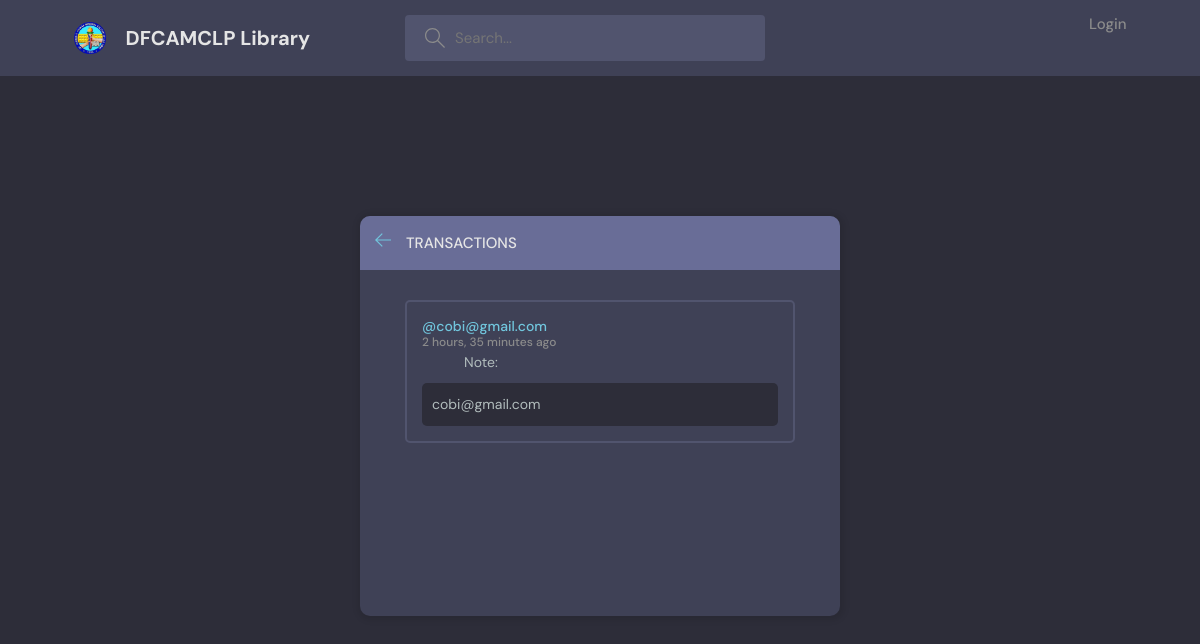
The page /activity/ on the database its author committed.
### base/models.py (models this page shows, shortened)
class Message(models.Model):
    user = models.ForeignKey(User, on_delete=models.CASCADE)
    room = models.ForeignKey(Room, on_delete=models.CASCADE)
    body = models.TextField()
    updated = models.DateTimeField(auto_now=True)
    created = models.DateTimeField(auto_now_add=True)
    class Meta:
        ordering = ['-updated', '-created']

class User(AbstractUser):
    name = models.CharField(max_length=200, null=True)
    email = models.EmailField(null = True, unique=True)
    bio = models.TextField(null=True)
    USERNAME_FIELD =  'email'
    REQUIRED_FIELDS = ['username']

### base/views.py (the view)
# urls.py: path('activity/', views.activityPage, name="activity"),
def activityPage(request):
    room_messages = Message.objects.all()
    return render (request, 'base/activity.html', {'room_messages':room_messages})

### base/templates/base/activity.html (shortened to what this page needs)
{% extends 'main.html' %} {% block content %}
    <main class="layout">
      <div class="container">
        <div class="layout__box">
          <div class="layout__boxHeader">
            <div class="layout__boxTitle">
              <a href="{% url 'home' %}">
                <svg version="1.1" xmlns="http://www.w3.org/2000/svg" width="32" height="32" viewBox="0 0 32 32">
                  <title>arrow-left</title>
                  <path
                    d="M13.723 2.286l-13.723 13.714 13.719 13.714 1.616-1.611-10.96-10.96h27.625v-2.286h-27.625l10.965-10.965-1.616-1.607z"
                  ></path>
                </svg>
              </a>
              <h3>Transactions</h3>
            </div>
          </div>
          <div class="activities-page layout__body">
            {% for message in room_messages %}
            <div class="activities__box">
              <div class="activities__boxHeader roomListRoom__header">
                <a
                  href="{% url 'user-profile' message.user.id %}"
                  class="roomListRoom__author"
                >
                  <p>
                    @{{message.user}}
                    <span>{{message.created|timesince}} ago</span>
                  </p>
                </a>
              </div>
              <div class="activities__boxContent">
                <p>
                  Note:
                </p>
                <div class="activities__boxRoomContent">
                  {{message.body}}
                </div>
              </div>
            </div>
            {% endfor %}
          </div>
        </div>
      </div>
    </main>
{% endblock content %}

### static/styles/style.css (style rules this page uses)
:root { --color-main: #71c6dd; --color-main-light: #e1f6fb; --color-dark: #3f4156; --color-dark-medium: #51546e; --color-dark-light: #696d97; --color-light: #e5e5e5; --color-gray: #8b8b8b; --color-light-gray: #b2bdbd; --color-bg: #2d2d39; --color-success: #5dd693; --color-error: #fc4b0b; }
* { font-family: "DM Sans", -apple-system, BlinkMacSystemFont, "Segoe UI", Roboto, Oxygen, Ubuntu, Cantarell, "Open Sans", "Helvetica Neue", sans-serif; margin: 0; padding: 0; box-sizing: border-box; text-rendering: optimizeLegibility; font-size: inherit; }
html { font-size: 56.25%; }
@media only screen and (min-width: 1200px) { html { font-size: 62.5%; } }
body { line-height: 1.6; font-weight: 400; font-size: 1.5rem; color: var(--color-light-gray); background-color: var(--color-bg); min-height: 100vh; }
a { display: inline-block; color: var(--color-main); text-decoration: none; }
.container { max-width: 120rem; width: 90%; margin: auto; }
.layout { margin-top: 2.4rem; }
.layout > .container { display: flex; justify-content: space-between; align-items: flex-start; }
.layout__box { width: 90%; max-width: 48rem; min-height: 40rem; position: absolute; top: 50%; left: 50%; transform: translate(-50%, -46%); background-color: var(--color-dark); border-radius: 1rem; box-shadow: 1px 1px 6px 3px rgba(0, 0, 0, 0.1); overflow: hidden; }
.layout__boxHeader { display: flex; padding: 1.5rem; background-color: var(--color-dark-light); }
.layout__boxTitle { display: flex; gap: 1.5rem; align-items: center; }
.layout__boxTitle h3 { text-transform: uppercase; font-weight: 500; color: var(--color-light); }
.layout__boxTitle svg { width: 1.6rem; height: 1.6rem; fill: var(--color-main); }
.layout__body { margin: 3rem; }
.roomListRoom__header { display: flex; justify-content: space-between; align-items: center; }
.roomListRoom__author { font-weight: 500; display: flex; align-items: center; gap: 1rem; }
.activities__box { margin: 1.5rem; padding: 1.5rem; border: 2px solid var(--color-dark-medium); border-radius: 5px; }
.activities__boxHeader p { font-size: 1.4rem; line-height: 1.3; }
.activities__boxHeader p span { color: var(--color-gray); font-size: 1.2rem; display: block; }
.activities__boxContent { margin-left: 4.2rem; }
.activities__boxContent { font-size: 1.4rem; }
.activities__boxRoomContent { background: var(--color-bg); padding: 1rem; border-radius: 5px; margin-top: 1rem; margin-left: -4.2rem; }

### rows shown on the page
Message: user "cobi@gmail.com", created "2 hours, 35 minutes", body "cobi@gmail.com"
